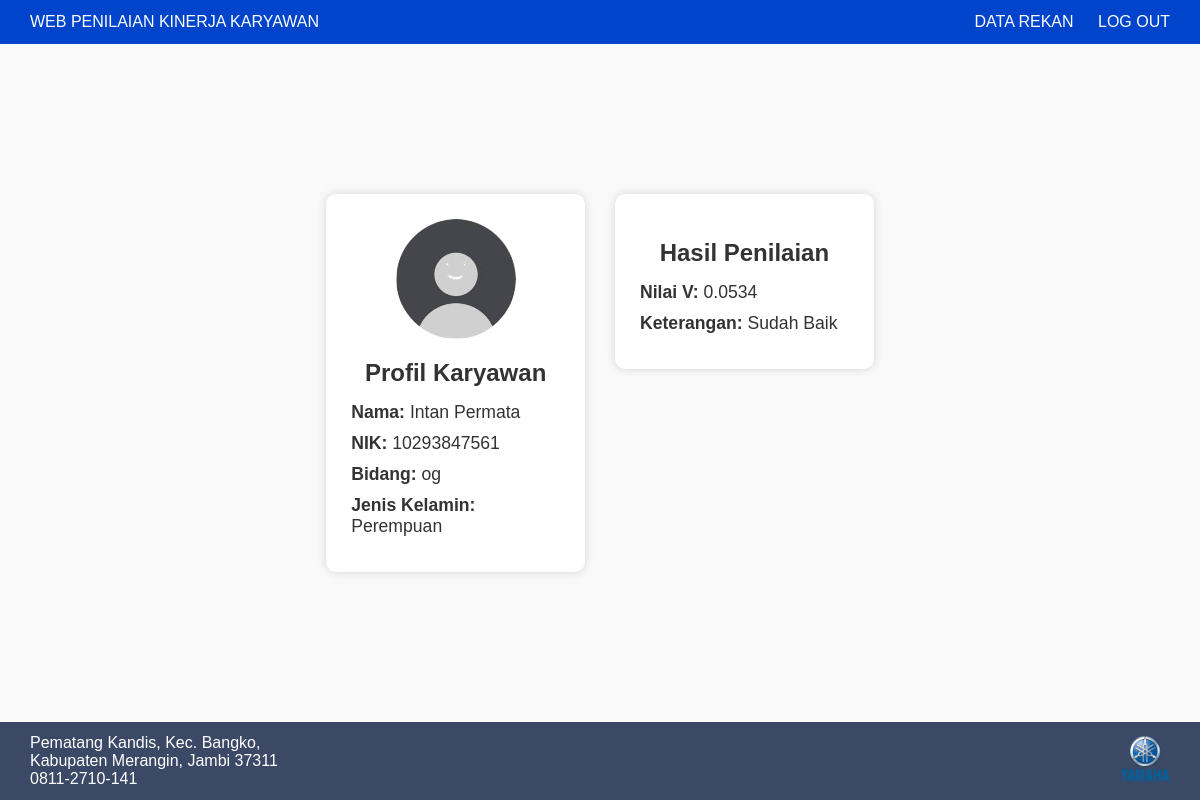
Screenshot of /dealer/karyawan/index.php (signed in) with the database file from the repository.
### tables this page shows
CREATE TABLE `karyawan` (
  `nik` varchar(20) NOT NULL,
  `nama` varchar(100) DEFAULT NULL,
  `bidang` varchar(50) DEFAULT NULL,
  `jenis_kelamin` enum('Laki-laki','Perempuan') DEFAULT NULL
);

CREATE TABLE `hasil` (
  `id` int(11) NOT NULL,
  `nik` varchar(20) NOT NULL,
  `nama` varchar(100) NOT NULL,
  `V` decimal(5,4) NOT NULL,
  `keterangan` varchar(50) DEFAULT NULL,
  `ranking` int(11) DEFAULT NULL
);

### dealer/karyawan/index.php (the view, shortened to what this page needs)
<?php
require '../../koneksi.php';
$nik = $_SESSION['nik'] ?? null;
if ($nik) {
    $stmt = $pdo->prepare("SELECT nik, nama, bidang, jenis_kelamin FROM karyawan WHERE nik = ?");
    $stmt->execute([$nik]);
    $user = $stmt->fetch();
}
$nilaiV = null;
$keterangan = "-";
if ($nik) {
    $stmt = $pdo->prepare("SELECT V, keterangan FROM hasil WHERE nik = ?");
    $stmt->execute([$nik]);
    $row = $stmt->fetch();
    if ($row) {
        $nilaiV = $row['V'];
        $keterangan = $row['keterangan'];
    }
}
?>
<!DOCTYPE html>
<html lang="id">
<head>
    <link rel="stylesheet" href="../../assets/styles.css">
</head>
<body>
    <header>
        <nav class="navbar1">
            <div class="title">WEB PENILAIAN KINERJA KARYAWAN</div>
            <div class="nav-links">
                <a href="../../dealer/karyawan/data_karyawan.php" class="nav-link">DATA REKAN</a>
                <a href="../../dealer/logout.php" class="nav-link">LOG OUT</a>
            </div>
        </nav>
    </header>
    <div class="container">
        <div class="profile-container">
            <img src="../../img/prof.png" alt="Foto Profil">
            <h2>Profil Karyawan</h2>
            <div class="profile-data">
                <?php if ($user): ?>
                    <p><strong>Nama:</strong> <?= htmlspecialchars($user['nama']) ?></p>
                    <p><strong>NIK:</strong> <?= htmlspecialchars($user['nik']) ?></p>
                    <p><strong>Bidang:</strong> <?= htmlspecialchars($user['bidang']) ?></p>
                    <p><strong>Jenis Kelamin:</strong> <?= htmlspecialchars($user['jenis_kelamin']) ?></p>
                <?php else: ?>
                    <p>Data user tidak ditemukan.</p>
                <?php endif; ?>
            </div>
        </div>
        <div class="nilai-container">
            <h2>Hasil Penilaian</h2>
            <div class="nilai-data">
                <?php if ($nilaiV !== null): ?>
                    <p><strong>Nilai V:</strong> <?= $nilaiV ?></p>
                    <p><strong>Keterangan:</strong> <?= $keterangan ?></p>
                <?php else: ?>
                    <p>Nilai belum tersedia untuk Anda.</p>
                <?php endif; ?>
            </div>
        </div>
    </div>
    <footer>
        <div class="detail">
            Pematang Kandis, Kec. Bangko,<br>
            Kabupaten Merangin, Jambi 37311<br>
            0811-2710-141
        </div>
        <div class="logo">
            <img src="../../img/logo.png" alt="Logo">
        </div>
    </footer>
</body>
</html>

### assets/styles.css (style rules this page uses)
html, body { height: 100%; margin: 0; display: flex; flex-direction: column; font-family: Arial, sans-serif; background: #f9f9f9; color: #333; }
footer { display: flex; justify-content: space-between; align-items: center; background-color: #3b4966; color: white; padding: 12px 30px; width: 100%; box-sizing: border-box; }
footer .logo img { width: 50px; height: 50px; object-fit: cover; animation: blink 1s infinite; }

### dealer/karyawan/index.php (style rules this page uses)
.navbar1 { display: flex; justify-content: space-between; align-items: center; background-color: #0044cc; color: white; padding: 13px 30px; }
.navbar1 a { color: white; text-decoration: none; margin-left: 20px; transition: all 0.3s ease; }
.container { display: flex; justify-content: center; align-items: flex-start; padding: 40px; gap: 30px; max-width: 1100px; margin: auto; }
.profile-container, .nilai-container { flex: 1; background: white; padding: 25px; border-radius: 10px; box-shadow: 0 0 10px rgba(0,0,0,0.15); }
.profile-container img { width: 120px; height: 120px; border-radius: 50%; object-fit: cover; display: block; margin: 0 auto 20px; }
h2 { text-align: center; margin-bottom: 15px; }
.profile-data p, .nilai-data p { font-size: 1.1rem; margin: 10px 0; }

### rows the page displays
karyawan: nama "Intan Permata", nik "10293847561", bidang "og", jenis_kelamin "Perempuan"
hasil: V "0.0534", keterangan "Sudah Baik"
